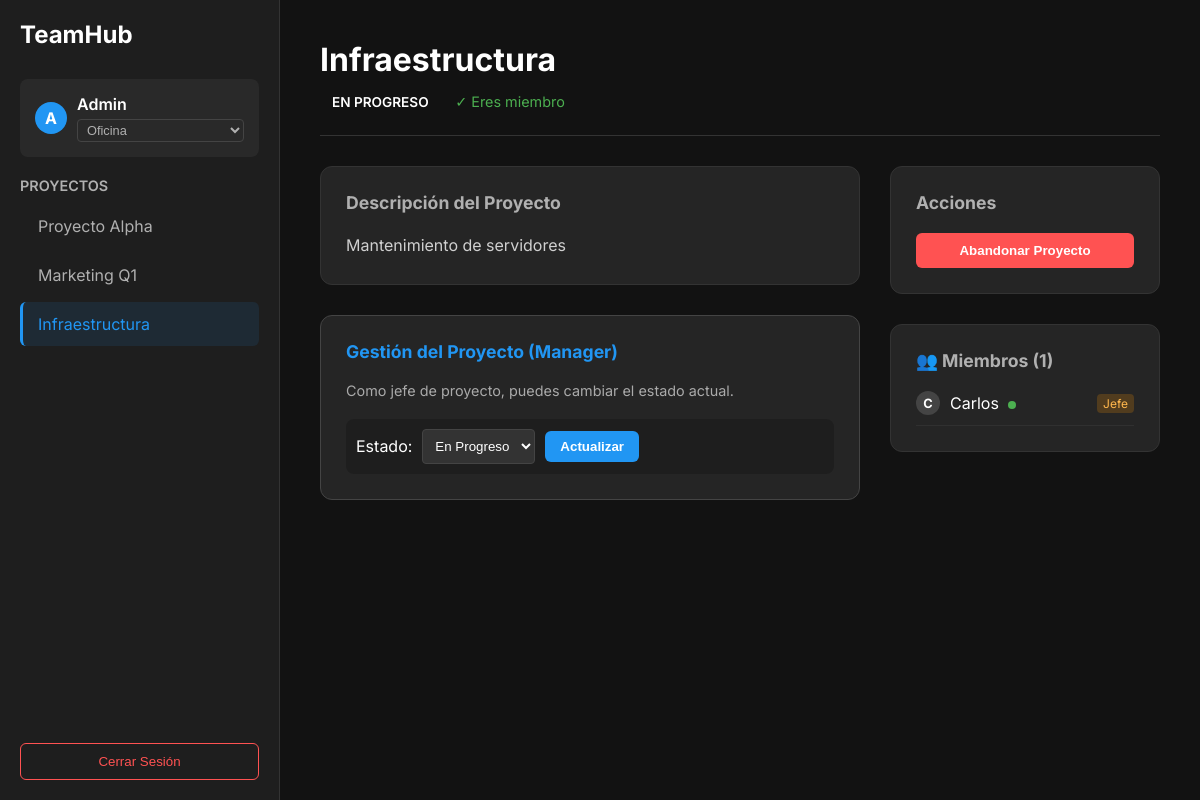
/ui/index.php?team_id=3 (signed in), run on the app's committed database.
### tables this page shows
CREATE TABLE users (
    id INT AUTO_INCREMENT PRIMARY KEY,
    username VARCHAR(50) NOT NULL,
    email VARCHAR(100) NOT NULL UNIQUE,
    password VARCHAR(255) NOT NULL,
    status ENUM('Oficina', 'Teletrabajo', 'Ausente') DEFAULT 'Oficina',
    role ENUM('user', 'admin') DEFAULT 'user',
    created_at TIMESTAMP DEFAULT CURRENT_TIMESTAMP
);

CREATE TABLE teams (
    id INT AUTO_INCREMENT PRIMARY KEY,
    name VARCHAR(100) NOT NULL,
    description TEXT,
    created_by INT,
    created_at TIMESTAMP DEFAULT CURRENT_TIMESTAMP,
    FOREIGN KEY (created_by) REFERENCES users(id) ON DELETE SET NULL
);

CREATE TABLE team_members (
    id INT AUTO_INCREMENT PRIMARY KEY,
    user_id INT NOT NULL,
    team_id INT NOT NULL,
    role ENUM('admin', 'member') DEFAULT 'member',
    joined_at TIMESTAMP DEFAULT CURRENT_TIMESTAMP,
    FOREIGN KEY (user_id) REFERENCES users(id) ON DELETE CASCADE,
    FOREIGN KEY (team_id) REFERENCES teams(id) ON DELETE CASCADE,
    UNIQUE(user_id, team_id)
);

### motor/db.php (called while the page is built, shortened)
<?php
class Database {
    private static $instance = null;
    private $conn;
    private $host = 'db';
    private $user = 'root';
    private $pass = 'root';
    private $name = 'proyecto_dual';
    private function __construct() {
        try {
            $dsn = "mysql:host={$this->host};dbname={$this->name};charset=utf8mb4";
            $options = [
                PDO::ATTR_ERRMODE => PDO::ERRMODE_EXCEPTION,
                PDO::ATTR_DEFAULT_FETCH_MODE => PDO::FETCH_ASSOC,
                PDO::ATTR_EMULATE_PREPARES => false,
            ];
            $this->conn = new PDO($dsn, $this->user, $this->pass, $options);
        } catch (PDOException $e) {
            error_log("Database Connection Error: " . $e->getMessage());
            die("Error de conexión a la base de datos.");
        }
    }
    public static function getInstance() {
        if (self::$instance == null) {
            self::$instance = new Database();
        }
        return self::$instance;
    }
    public function getConnection() {
        return $this->conn;
    }
}

### modelo/consultas.php (called while the page is built, shortened)
<?php
require_once __DIR__ . '/../motor/db.php';
class Consultas {
    private $db;
    public function __construct() {
        $this->db = Database::getInstance()->getConnection();
    }
    public function obtenerUsuario($id) {
        $stmt = $this->db->prepare("SELECT * FROM users WHERE id = ?");
        $stmt->execute([$id]);
        return $stmt->fetch();
    }
    public function obtenerTodosLosEquipos() {
        $query = $this->db->query("SELECT * FROM teams");
        return $query ? $query->fetchAll() : [];
    }
    public function obtenerEquipo($id) {
        $stmt = $this->db->prepare("SELECT * FROM teams WHERE id = ?");
        $stmt->execute([$id]);
        return $stmt->fetch();
    }
    public function esMiembro($user_id, $team_id) {
        if ($this->esGlobalAdmin($user_id)) return true;
        $stmt = $this->db->prepare("SELECT 1 FROM team_members WHERE user_id = ? AND team_id = ?");
        $stmt->execute([$user_id, $team_id]);
        return (bool) $stmt->fetch();
    }
    public function obtenerRolUsuario($user_id, $team_id) {
        if ($this->esGlobalAdmin($user_id)) return 'admin';
        $stmt = $this->db->prepare("SELECT role FROM team_members WHERE user_id = ? AND team_id = ?");
        $stmt->execute([$user_id, $team_id]);
        return $stmt->fetchColumn();
    }
    private function esGlobalAdmin($user_id) {
        $stmt = $this->db->prepare("SELECT role FROM users WHERE id = ?");
        $stmt->execute([$user_id]);
        $role = $stmt->fetchColumn();
        return $role === 'admin';
    }
    public function obtenerMiembrosEquipo($team_id) {
        $stmt = $this->db->prepare("
            SELECT u.username, u.status, tm.role
            FROM users u
            JOIN team_members tm ON u.id = tm.user_id
            WHERE tm.team_id = ?
        ");
        $stmt->execute([$team_id]);
        return $stmt->fetchAll();
    }
}

### ui/index.php (the view, shortened to what this page needs)
<?php
require_once __DIR__ . '/../modelo/consultas.php';
$consultas = new Consultas();
$user_id = $_SESSION['user_id'];
$currentUser = $consultas->obtenerUsuario($user_id);
$username = $currentUser['username'];
$userStatus = $currentUser['status'];
$equipos = $consultas->obtenerTodosLosEquipos();
$selected_team_id = isset($_GET['team_id']) ? $_GET['team_id'] : (count($equipos) > 0 ? $equipos[0]['id'] : null);
$selected_team = null;
$miembros = [];
$user_role = null;
$es_miembro = false;
if ($selected_team_id) {
    $selected_team = $consultas->obtenerEquipo($selected_team_id);
    if ($selected_team) {
        $miembros = $consultas->obtenerMiembrosEquipo($selected_team_id);
        $user_role = $consultas->obtenerRolUsuario($user_id, $selected_team_id);
        $es_miembro = $consultas->esMiembro($user_id, $selected_team_id);
    }
}
?>
<!DOCTYPE html>
<html lang="es">
<head>
</head>
<body>
    <div class="sidebar">
        <div class="brand">TeamHub</div>
        <div class="user-profile">
            <div class="user-avatar"><?= strtoupper(substr($username, 0, 1)) ?></div>
            <div style="flex:1;">
                <div style="font-weight:600"><?= htmlspecialchars($username) ?></div>
                <form method="POST">
                    <select name="new_user_status" class="status-select" onchange="this.form.submit()">
                        <option value="Oficina" <?= $userStatus == 'Oficina' ? 'selected' : '' ?>>Oficina</option>
                    </select>
                </form>
            </div>
        </div>
        <div style="margin-bottom:10px; font-weight:600; color:var(--text-secondary); font-size:0.9rem;">PROYECTOS</div>
        <ul class="project-list">
            <?php foreach ($equipos as $equipo): ?>
                <li class="project-item">
                    <a href="?team_id=<?= $equipo['id'] ?>" class="project-link <?= $selected_team_id == $equipo['id'] ? 'active' : '' ?>">
                        <?= htmlspecialchars($equipo['name']) ?>
                    </a>
                </li>
            <?php endforeach; ?>
        </ul>
        <form method="POST">
            <button type="submit" name="logout" class="logout-btn">Cerrar Sesión</button>
        </form>
    </div>
    <div class="main-content">
        <?php if ($selected_team): ?>
            <div class="header">
                <div>
                    <h1 class="project-title"><?= htmlspecialchars($selected_team['name']) ?></h1>
                    <?php
                        $statusClass = str_replace(' ', '.', $selected_team['status'] ?? 'En.Progreso');
                    ?>
                    <span class="project-status status-<?= $statusClass ?>">
                        <?= htmlspecialchars($selected_team['status'] ?? 'En Progreso') ?>
                    </span>
                    <?php if ($es_miembro): ?>
                        <span style="font-size:0.9rem; color:#4CAF50; margin-left:10px;">✓ Eres miembro</span>
                    <?php endif; ?>
                </div>
            </div>
            <div class="content-grid">
                <div style="display:flex; flex-direction:column; gap:30px;">
                    <div class="card">
                        <h3>Descripción del Proyecto</h3>
                        <div class="description-text">
                            <?= nl2br(htmlspecialchars($selected_team['description'])) ?>
                        </div>
                    </div>
                    <?php if ($user_role === 'admin'): ?>
                        <div class="card" style="border-color: #444;">
                            <h3 style="color:var(--accent-color);">Gestión del Proyecto (Manager)</h3>
                            <p style="font-size:0.9rem; color:#aaa;">Como jefe de proyecto, puedes cambiar el estado actual.</p>
                            <form method="POST" class="status-form">
                                <label for="status">Estado:</label>
                                <select name="new_status" id="status">
                                    <option value="En Progreso" <?= ($selected_team['status'] ?? '') == 'En Progreso' ? 'selected' : '' ?>>En Progreso</option>
                                </select>
                                <button type="submit" name="update_status" class="btn btn-primary" style="padding:8px 15px;">Actualizar</button>
                            </form>
                        </div>
                    <?php endif; ?>
                </div>
                <div style="display:flex; flex-direction:column; gap:30px;">
                    <div class="card">
                        <h3>Acciones</h3>
                        <form method="POST">
                            <?php if ($es_miembro): ?>
                                <button type="submit" name="leave_team" class="btn btn-danger" style="width:100%">Abandonar Proyecto</button>
                            <?php else: ?>
                                <button type="submit" name="join_team" class="btn btn-primary" style="width:100%">Unirse al Proyecto</button>
                            <?php endif; ?>
                        </form>
                    </div>
                    <div class="card">
                        <h3>👥 Miembros (<?= count($miembros) ?>)</h3>
                        <?php if (empty($miembros)): ?>
                            <p style="color:#666; font-style:italic;">No hay miembros aún.</p>
                        <?php else: ?>
                            <div class="member-list">
                                <?php foreach ($miembros as $m): ?>
                                    <div class="member-item">
                                        <div class="member-info">
                                            <div class="user-avatar" style="width:24px; height:24px; font-size:0.8rem; background:#444;">
                                                <?= strtoupper(substr($m['username'], 0, 1)) ?>
                                            </div>
                                            <div>
                                                <span><?= htmlspecialchars($m['username']) ?></span>
                                                <span class="status-dot user-status-<?= $m['status'] ?>" title="<?= $m['status'] ?>" style="margin-left:5px;"></span>
                                            </div>
                                        </div>
                                        <?php if ($m['role'] === 'admin'): ?>
                                            <span class="role-badge role-admin">Jefe</span>
                                        <?php else: ?>
                                            <span class="role-badge">Trabajador</span>
                                        <?php endif; ?>
                                    </div>
                                <?php endforeach; ?>
                            </div>
                        <?php endif; ?>
                    </div>
                </div>
            </div>
        <?php else: ?>
            <div style="display:flex; justify-content:center; align-items:center; height:100%; color:#555;">
                <h2>Selecciona un proyecto de la izquierda para ver detalles</h2>
            </div>
        <?php endif; ?>
    </div>
</body>
</html>

### ui/index.php (style rules this page uses)
:root { --bg-color: #121212; --sidebar-bg: #1e1e1e; --card-bg: #252525; --text-primary: #ffffff; --text-secondary: #b0b0b0; --accent-color: #2196F3; --danger-color: #ff5252; --success-color: #4CAF50; --warning-color: #FFC107; --border-color: #333; }
body { font-family: 'Inter', sans-serif; margin: 0; height: 100vh; display: grid; grid-template-columns: 280px 1fr; background-color: var(--bg-color); color: var(--text-primary); overflow: hidden; }
.sidebar { background-color: var(--sidebar-bg); border-right: 1px solid var(--border-color); display: flex; flex-direction: column; padding: 20px; }
.brand { font-size: 1.5rem; font-weight: 700; margin-bottom: 30px; color: var(--text-primary); display: flex; align-items: center; gap: 10px; }
.user-profile { display: flex; align-items: center; gap: 10px; padding: 15px; background: rgba(255,255,255,0.05); border-radius: 8px; margin-bottom: 20px; }
.user-avatar { width: 32px; height: 32px; background: var(--accent-color); border-radius: 50%; display: flex; align-items: center; justify-content: center; font-weight: bold; }
.status-select { background: transparent; color: var(--text-secondary); border: 1px solid #444; border-radius: 4px; padding: 2px 5px; font-size: 0.8rem; margin-top: 5px; width: 100%; cursor: pointer; }
.project-list { list-style: none; padding: 0; margin: 0; flex-grow: 1; overflow-y: auto; }
.project-item { margin-bottom: 5px; }
.project-link { display: block; padding: 12px 15px; color: var(--text-secondary); text-decoration: none; border-radius: 6px; transition: all 0.2s; border-left: 3px solid transparent; }
.project-link.active { background-color: rgba(33, 150, 243, 0.1); color: var(--accent-color); border-left-color: var(--accent-color); }
.logout-btn { margin-top: auto; background: none; border: 1px solid var(--danger-color); color: var(--danger-color); padding: 10px; border-radius: 6px; cursor: pointer; transition: 0.2s; width: 100%; }
.main-content { padding: 40px; overflow-y: auto; }
.header { display: flex; justify-content: space-between; align-items: flex-start; margin-bottom: 30px; padding-bottom: 20px; border-bottom: 1px solid var(--border-color); }
.project-title { font-size: 2rem; margin: 0 0 10px 0; }
.project-status { display: inline-block; padding: 5px 12px; border-radius: 20px; font-size: 0.85rem; font-weight: 600; text-transform: uppercase; }
.content-grid { display: grid; grid-template-columns: 2fr 1fr; gap: 30px; }
.card { background: var(--card-bg); border-radius: 12px; padding: 25px; border: 1px solid var(--border-color); }
.card h3 { margin-top: 0; margin-bottom: 20px; font-size: 1.1rem; color: var(--text-secondary); }
.description-text { line-height: 1.6; color: #d0d0d0; }
.member-list { display: flex; flex-direction: column; gap: 15px; }
.member-item { display: flex; align-items: center; justify-content: space-between; padding-bottom: 10px; border-bottom: 1px solid rgba(255,255,255,0.05); }
.member-info { display: flex; align-items: center; gap: 10px; }
.role-badge { font-size: 0.75rem; padding: 2px 6px; border-radius: 4px; background: #333; color: #aaa; }
.role-admin { background: rgba(255, 152, 0, 0.2); color: #FFB74D; }
.status-dot { height: 8px; width: 8px; border-radius: 50%; display: inline-block; margin-right: 5px; }
.user-status-Oficina { background-color: #4CAF50; }
.btn { padding: 10px 20px; border: none; border-radius: 6px; cursor: pointer; font-weight: 600; transition: 0.2s; }
.btn-primary { background: var(--accent-color); color: white; }
.btn-danger { background: var(--danger-color); color: white; }
.status-form { display: flex; align-items: center; gap: 10px; background: rgba(0,0,0,0.2); padding: 10px; border-radius: 8px; margin-top: 20px; }
select { background: #333; color: white; border: 1px solid #444; padding: 8px; border-radius: 4px; outline: none; }

### data on the page
users: username "A", username "Admin", new_user_status "Oficina"
teams: name "Proyecto Alpha"
teams: name "Marketing Q1"
teams: name "Infraestructura", description "Mantenimiento de servidores"
team_members: user.username "C", user.username "Carlos", role "Jefe"

### other printed values
$selected_team['status'] "EN PROGRESO"
count($miembros) "1"
